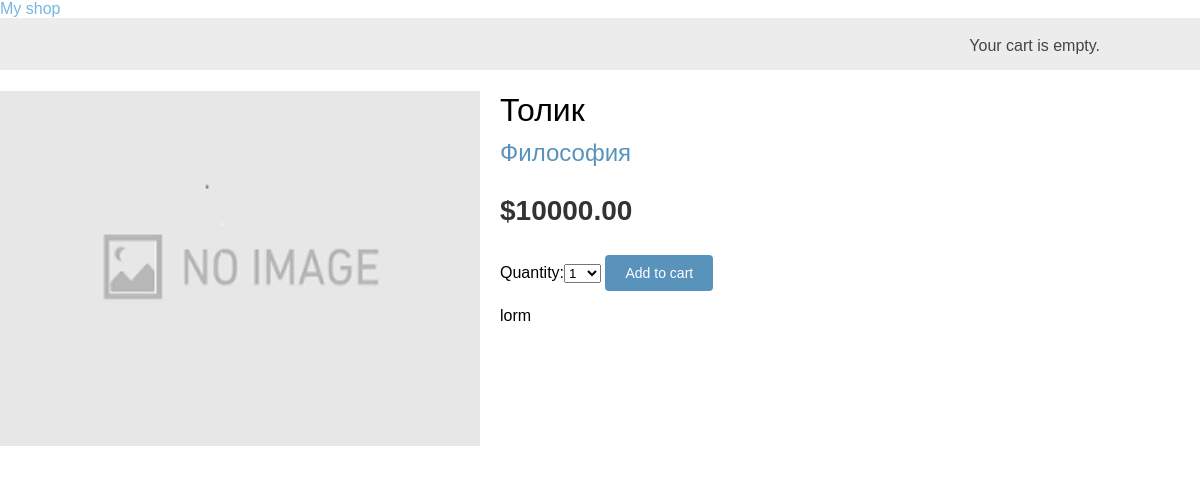
/4/tolik, run on the app's committed database.
### shop/models.py (models this page shows, shortened)
class Product(models.Model):
    category = models.ForeignKey(Category,
                                 related_name='products',
                                 on_delete=models.CASCADE)
    name = models.CharField(max_length=200, db_index=True)
    slug = models.SlugField(max_length=200, db_index=True)
    image = models.ImageField(upload_to='products/%Y/%m/%d',
                              blank=True)
    description = models.TextField(blank=True)
    price = models.DecimalField(max_digits=10, decimal_places=2)
    available = models.BooleanField(default=True)
    created = models.DateTimeField(auto_now_add=True)
    updated = models.DateTimeField(auto_now=True)
    class Meta:
        ordering = ('name', )
        index_together = (('id', 'slug'),)

class Category(models.Model):
    name = models.CharField(max_length=200,
                            db_index=True)
    slug = models.SlugField(max_length=200,
                            unique=True)
    class Meta:
        ordering = ('name', )
        verbose_name = 'category'
        verbose_name_plural = 'categories'
    def __str__(self):
        return self.name
    def get_absolute_url(self):
        return reverse('shop:product_list_by_category',
                       args=[self.slug])

### shop/views.py (the view)
# urls.py: path('<int:id>/<slug:slug>', views.product_detail,
def product_detail(request, id, slug):
    product = get_object_or_404(Product,
                                id=id,
                                slug=slug,
                                available=True)
    cart_product_form = CartAddProductForm()
    return render(request,
                  'shop/product/detail.html',
                  {'product': product,
                   'cart_product_form': cart_product_form})

### cart/forms.py
class CartAddProductForm(forms.Form):
    quantity = forms.TypedChoiceField(choices=PRODUCT_QUANTITY_CHOICES,
                                      coerce=int)
    override = forms.BooleanField(required=False,
                                  initial=False,
                                  widget=forms.HiddenInput)

### cart/cart.py (called while the page is built)
    def __len__(self):
        return sum(item['quantity'] for item in self.cart.values())

### cart/context_processors.py (called while the page is built)
def cart(request):
    return {'cart': Cart(request)}

### shop/templates/shop/product/detail.html (shortened to what this page needs)
{% extends "shop/base.html" %}
{% load static %}
{% block content %}
    <div class="product-detail">
        <img src="{% if product.image %}{{ product.image.url }}{% else %}
                  {% static 'img/no_image.png' %}{% endif %}">
        <h1>{{ product.name }}</h1>
        <h2>
            <a href="{{ product.category.get_absolute_url }}">
                {{ product.category }}
            </a>
        </h2>
        <p class="price">${{ product.price }}</p>
        <form action="{%  url 'cart:cart_add' product.id %}" method="post">
            {{ cart_product_form }}
            <input type="submit" value="Add to cart">
        </form>
        {{ product.description|linebreaks }}
    </div>
{% endblock %}

### shop/static/css/style.css (style rules this page uses)
body { margin:0; padding:0; font-family:helvetica, sans-serif; }
h1, h2, h3, h4, h5 , h6 { font-family: 'Ubuntu', sans-serif; font-weight:normal; }
a { text-decoration:none; color:#5993bb; }
a.button, input[type="submit"] { color:#fff; background:#5993bb; border-radius:4px; padding:10px 20px; font-size:14px; border:0; }
.product-detail { text-align:justify; }
.product-detail .price { color:#333; font-size:28px; font-weight:bold; }
.product-detail img { width:40%; float:left; padding:0 20px 20px 0; }
.product-detail h1 { margin-bottom:0; }
.product-detail h2 { margin-top:10px; }

### data on the page
Product: name "Толик", category "Философия", price "10000.00", description "lorm"
